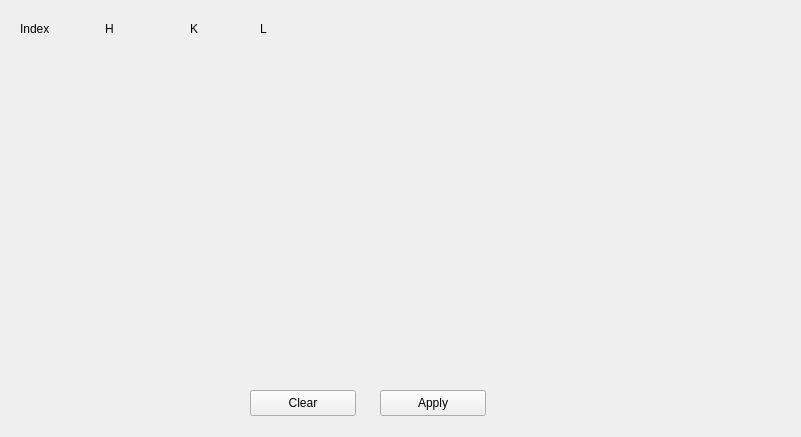
<?xml version="1.0" encoding="UTF-8"?>
<ui version="4.0">
 <class>ReflectionsEditor</class>
 <widget class="TaurusWidget" name="ReflectionsEditor">
  <property name="geometry">
   <rect>
    <x>0</x>
    <y>0</y>
    <width>801</width>
    <height>437</height>
   </rect>
  </property>
  <property name="windowTitle">
   <string>Form</string>
  </property>
  <widget class="QLabel" name="rl_label1">
   <property name="geometry">
    <rect>
     <x>20</x>
     <y>20</y>
     <width>38</width>
     <height>17</height>
    </rect>
   </property>
   <property name="layoutDirection">
    <enum>Qt::RightToLeft</enum>
   </property>
   <property name="text">
    <string>Index</string>
   </property>
  </widget>
  <widget class="QLabel" name="rl_label1_2">
   <property name="geometry">
    <rect>
     <x>105</x>
     <y>20</y>
     <width>36</width>
     <height>17</height>
    </rect>
   </property>
   <property name="layoutDirection">
    <enum>Qt::RightToLeft</enum>
   </property>
   <property name="text">
    <string>H</string>
   </property>
  </widget>
  <widget class="QLabel" name="rl_label1_3">
   <property name="geometry">
    <rect>
     <x>190</x>
     <y>20</y>
     <width>36</width>
     <height>17</height>
    </rect>
   </property>
   <property name="layoutDirection">
    <enum>Qt::RightToLeft</enum>
   </property>
   <property name="text">
    <string>K</string>
   </property>
  </widget>
  <widget class="QLabel" name="rl_label1_4">
   <property name="geometry">
    <rect>
     <x>260</x>
     <y>20</y>
     <width>36</width>
     <height>17</height>
    </rect>
   </property>
   <property name="layoutDirection">
    <enum>Qt::RightToLeft</enum>
   </property>
   <property name="text">
    <string>L</string>
   </property>
  </widget>
  <widget class="QPushButton" name="ApplyButton">
   <property name="geometry">
    <rect>
     <x>380</x>
     <y>390</y>
     <width>106</width>
     <height>26</height>
    </rect>
   </property>
   <property name="text">
    <string>Apply</string>
   </property>
  </widget>
  <widget class="QPushButton" name="ClearButton">
   <property name="geometry">
    <rect>
     <x>250</x>
     <y>390</y>
     <width>106</width>
     <height>26</height>
    </rect>
   </property>
   <property name="text">
    <string>Clear</string>
   </property>
  </widget>
 </widget>
 <customwidgets>
  <customwidget>
   <class>TaurusWidget</class>
   <extends>QWidget</extends>
   <header>taurus.qt.qtgui.container</header>
   <container>1</container>
  </customwidget>
 </customwidgets>
 <resources/>
 <connections/>
</ui>
